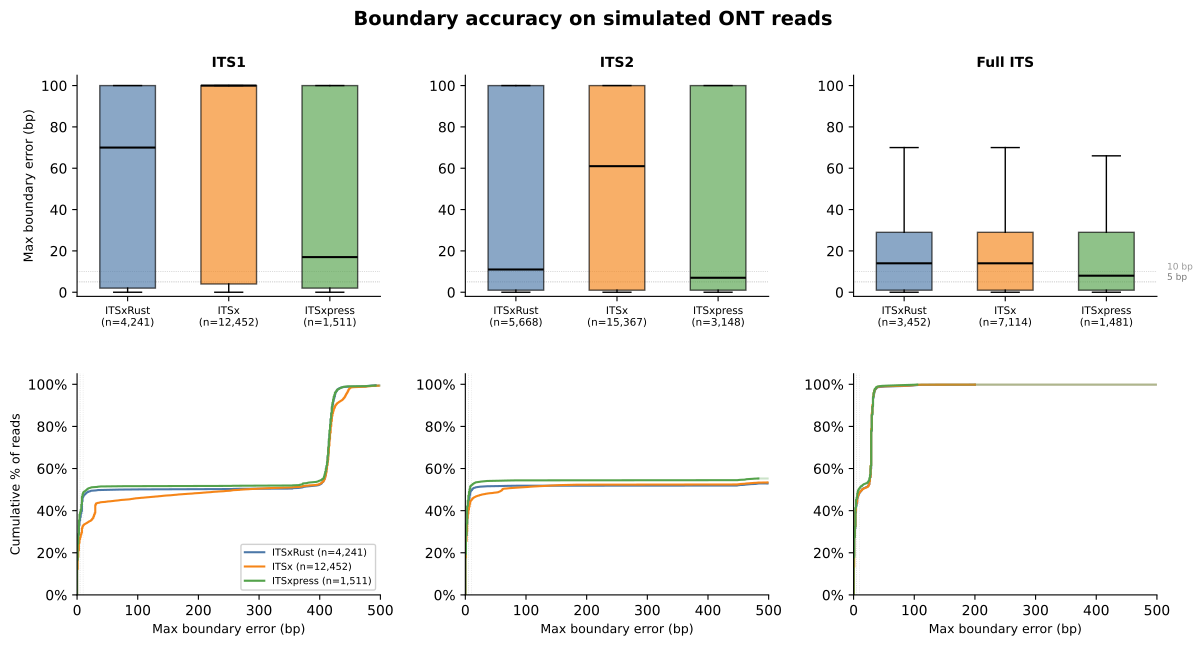

This chart was generated by the following Python code:
#!/usr/bin/env python3
"""
Figure 3: Boundary error distributions on simulated ONT reads.
Reads boundary_errors.tsv from the simulation pipeline.

Usage:
    python fig3_boundary_errors.py --input /path/to/results/boundary_errors.tsv
"""
import argparse
import matplotlib
matplotlib.use('Agg')
import matplotlib.pyplot as plt
import matplotlib.ticker as mtick
import numpy as np

def load_data(path):
    """Parse boundary_errors.tsv -> list of dicts."""
    rows = []
    with open(path) as f:
        header = f.readline().strip().split('\t')
        for line in f:
            fields = line.strip().split('\t')
            if len(fields) < len(header):
                continue
            d = dict(zip(header, fields))
            try:
                d['max_err'] = int(d['max_err'])
            except (KeyError, ValueError):
                # fallback: try abs_start_error + abs_end_error -> max
                try:
                    se = int(d.get('abs_start_error', d.get('start_error', '0')))
                    ee = int(d.get('abs_end_error', d.get('end_error', '0')))
                    d['max_err'] = max(abs(se), abs(ee))
                except ValueError:
                    continue
            rows.append(d)
    return rows

def main():
    parser = argparse.ArgumentParser()
    parser.add_argument('--input', required=True, help='boundary_errors.tsv path')
    parser.add_argument('--outfile', default='fig3_boundary_errors')
    args = parser.parse_args()

    rows = load_data(args.input)
    print(f"Loaded {len(rows)} rows from {args.input}")

    tools = ['ITSxRust', 'ITSx', 'ITSxpress']
    tool_colors = {'ITSxRust': '#4C78A8', 'ITSx': '#F58518', 'ITSxpress': '#54A24B'}
    regions = ['its1', 'its2', 'full']
    region_labels = {'its1': 'ITS1', 'its2': 'ITS2', 'full': 'Full ITS'}

    # ── Collect data per (tool, region) ──
    data = {}
    for t in tools:
        for reg in regions:
            key = (t, reg)
            # tool name in TSV may be lowercase
            errs = [r['max_err'] for r in rows
                    if r.get('tool', '').lower().startswith(t.lower())
                    and r.get('region', '').lower() == reg]
            data[key] = np.array(errs) if errs else np.array([])

    # ── Figure: 2 rows × 3 cols (top: violin, bottom: ECDF) ──
    fig, axes = plt.subplots(2, 3, figsize=(12, 6.5),
                              gridspec_kw={'height_ratios': [1, 1]})
    fig.subplots_adjust(hspace=0.35, wspace=0.28, left=0.07, right=0.97,
                        top=0.88, bottom=0.08)

    # ── Row 1: Box plots (capped at 100bp for visibility) ──
    CAP = 100
    for j, reg in enumerate(regions):
        ax = axes[0][j]
        box_data = []
        labels = []
        colors = []
        for t in tools:
            arr = data[(t, reg)]
            if len(arr) == 0:
                continue
            capped = np.clip(arr, 0, CAP)
            box_data.append(capped)
            labels.append(f'{t}\n(n={len(arr):,})')
            colors.append(tool_colors[t])

        if box_data:
            bp = ax.boxplot(box_data, tick_labels=labels, patch_artist=True,
                           showfliers=False, widths=0.55,
                           medianprops={'color': 'black', 'linewidth': 1.5})
            for patch, color in zip(bp['boxes'], colors):
                patch.set_facecolor(color)
                patch.set_alpha(0.65)

        ax.set_ylabel('Max boundary error (bp)' if j == 0 else '', fontsize=9)
        ax.set_ylim(-2, CAP + 5)
        ax.set_title(region_labels[reg], fontsize=10, fontweight='bold')
        ax.spines['top'].set_visible(False)
        ax.spines['right'].set_visible(False)
        ax.tick_params(axis='x', labelsize=7.5)
        # reference lines
        ax.axhline(5, color='#999', linewidth=0.5, linestyle=':', zorder=0)
        ax.axhline(10, color='#bbb', linewidth=0.5, linestyle=':', zorder=0)
        if j == 2:
            ax.text(3.6, 6, '5 bp', fontsize=6.5, color='#777')
            ax.text(3.6, 11, '10 bp', fontsize=6.5, color='#999')

    # ── Row 2: ECDF up to 50 bp ──
    ECDF_MAX = min(500, max(arr))
    for j, reg in enumerate(regions):
        ax = axes[1][j]
        for t in tools:
            arr = data[(t, reg)]
            if len(arr) == 0:
                continue
            sorted_e = np.sort(arr)
            ecdf_y = np.arange(1, len(sorted_e) + 1) / len(sorted_e) * 100
            # plot only up to ECDF_MAX
            mask = sorted_e <= ECDF_MAX
            if mask.any():
                ax.plot(sorted_e[mask], ecdf_y[mask], label=f'{t} (n={len(arr):,})',
                        color=tool_colors[t], linewidth=1.5)
                # extend to edge
                last_y = ecdf_y[mask][-1]
                ax.plot([sorted_e[mask][-1], ECDF_MAX], [last_y, last_y],
                        color=tool_colors[t], linewidth=1.5, alpha=0.3)

        ax.set_xlim(0, ECDF_MAX)
        ax.set_ylim(0, 105)
        ax.set_xlabel('Max boundary error (bp)', fontsize=9)
        ax.set_ylabel('Cumulative % of reads' if j == 0 else '', fontsize=9)
        ax.yaxis.set_major_formatter(mtick.PercentFormatter(decimals=0))
        ax.spines['top'].set_visible(False)
        ax.spines['right'].set_visible(False)
        # reference lines
        ax.axvline(5, color='#ccc', linewidth=0.5, linestyle=':', zorder=0)
        ax.axvline(10, color='#ddd', linewidth=0.5, linestyle=':', zorder=0)
        if j == 0:
            ax.legend(fontsize=7, loc='lower right', framealpha=0.9)

    fig.suptitle('Boundary accuracy on simulated ONT reads', fontsize=14,
                 fontweight='bold', y=0.98)

    plt.savefig(f'{args.outfile}.pdf', dpi=300, bbox_inches='tight')
    plt.savefig(f'{args.outfile}.png', dpi=300, bbox_inches='tight')
    print(f"Saved {args.outfile}.pdf / .png")


if __name__ == '__main__':
    main()
